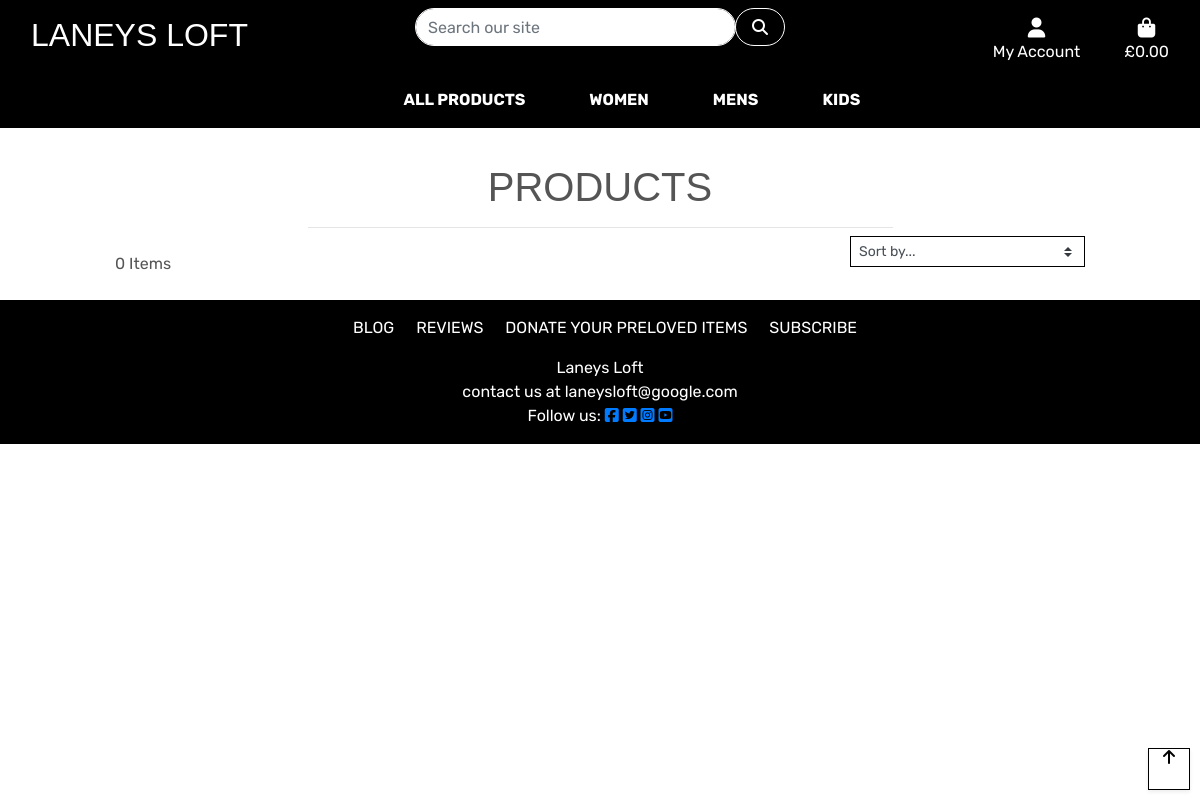
The app's page /items/?category=womens_dress, older data.
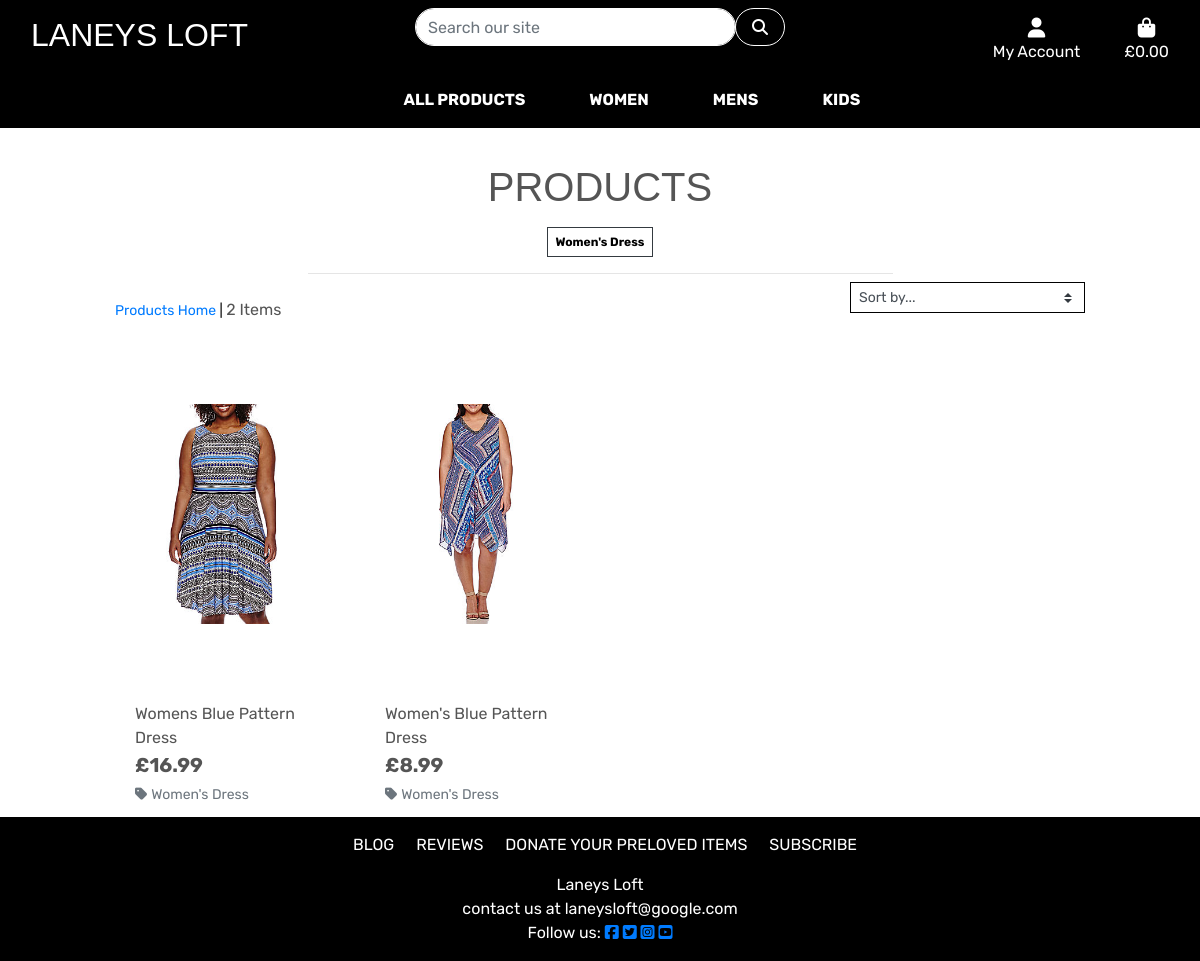
The same page, newer data.
### items/models.py (models this page shows, shortened)
class Category(models.Model):
    class Meta:
        verbose_name_plural = 'Categories'
    name = models.CharField(max_length=254)
    friendly_name = models.CharField(max_length=254, null=True, blank=True)

class Item(models.Model):
    category = models.ForeignKey(
        'Category', null=True, blank=True, on_delete=models.SET_NULL)
    sku = models.UUIDField(
        primary_key=True, default=uuid.uuid4, editable=False, max_length=2254)
    name = models.CharField(max_length=254)
    clothes_type = models.ForeignKey(
        'ClothesType', null=True, blank=True, on_delete=models.SET_NULL)
    men_women_children = models.CharField(
        max_length=200, choices=MEN_WOMEN_CHILDREN, default='na')
    size = models.ForeignKey(
        'Size', null=True, blank=True, on_delete=models.SET_NULL)
    kids_age = models.ForeignKey(
        'KidsAge', null=True, blank=True, on_delete=models.SET_NULL)
    colour = models.ForeignKey(
        'Colour', null=True, blank=True, on_delete=models.SET_NULL)
    brand_or_author = models.ForeignKey(
        'BrandOrAuthor', null=True, blank=True, on_delete=models.SET_NULL)
    description = models.TextField()
    price = models.DecimalField(max_digits=6, decimal_places=2)
    quality = models.CharField(max_length=254)
    image_url = models.URLField(max_length=1024, null=True, blank=True)
    image = models.ImageField(null=True, blank=True)
    quantity = models.IntegerField(null=True, blank=True)

### items/views.py (the view, shortened to what this page needs)
# urls.py: path('', views.all_items, name='items'),
def all_items(request):
    items = Item.objects.filter(quantity__gte=1)
    query = None
    categories = None
    sort = None
    direction = None
    if request.GET:
        if 'category' in request.GET:
            categories = request.GET['category'].split(',')
            items = items.filter(category__name__in=categories)
            categories = Category.objects.filter(name__in=categories)
    if request.GET:
        if 'q' in request.GET:
            query = request.GET['q']
            if not query:
                messages.error(request, "You didn't enter any searh criteria!")
                return redirect(reverse('items'))
            queries = Q(name__icontains=query) | Q(
                description__icontains=query)
            items = items.filter(queries)
    current_sorting = f'{sort}_{direction}'
    context = {
        'items': items,
        'search_term': query,
        'current_categories': categories,
        'current_sorting': current_sorting,
    }
    return render(request, 'items/items.html', context)

### bag/contexts.py (called while the page is built, shortened)
def bag_contents(request):
    bag_items = []
    total = 0
    item_count = 0
    bag = request.session.get('bag', {})
    if total < settings.FREE_DELIVERY_THRESHOLD:
        delivery = total * Decimal(settings.STANDARD_DELIVERY_PERCENTAGE / 100)
        free_delivery_delta = settings.FREE_DELIVERY_THRESHOLD - total
    else:
        delivery = 0
        free_delivery_delta = 0
    grand_total = delivery + total
    context = {
        'bag_items': bag_items,
        'total': total,
        'item_count': item_count,
        'delivery': delivery,
        'free_delivery_delta': free_delivery_delta,
        'free_delivery_threshold': settings.FREE_DELIVERY_THRESHOLD,
        'grand_total': grand_total,
    }
    return context

### items/templates/items/items.html (shortened to what this page needs)
{% extends "base.html" %}
{% load static %}
{% block page_header %}
    <div class="container header-container">
    </div>
{% endblock %}
{% block content %}
    <div class="overlay"></div>
    <div class="container-fluid">
        <div class="row">
            <div class="col text-center mt-3">
                <h1 class="logo-font">Products</h1>
                {% for c in current_categories %}
                    <a class="category-badge text-decoration-none" href="{% url 'items' %}?category={{ c.name }}">
                        <span class="p-2 mt-2 badge badge-white text-black rounded-0 border border-dark">{{ c.friendly_name }}</span>
                    </a>
                {% endfor %}
                <hr class="w-50 mb-1">
            </div>
        </div>
        <div class="row">
            <div class="product-container col-10 offset-1">
                <div class="row mt-1 mb-2">
                    <div class="col-12 col-md-6 my-auto order-md-last d-flex justify-content-center justify-content-md-end">
                        <div class="sort-select-wrapper w-50">
                            <select id="sort-selector" class="custom-select custom-select-sm rounded-0 border border-{% if current_sorting != 'None_None' %}info{% else %}black{% endif %}">
                                <option value="reset" {% if current_sorting == 'None_None' %}selected{% endif %}>Sort by...</option>
                            </select>
                        </div>
                    </div>
                    <div class="col-12 col-md-6 order-md-first">
                        <p class="text mt-3 text-center text-md-left">
                            {% if search_term or current_categories or current_sorting != 'None_None' %}
                                <span class="small text-black"><a href="{% url 'items' %}">Products Home</a> | </span>
                            {% endif %}
                            {{ items|length }} Items{% if search_term %} found for <strong>"{{ search_term }}"</strong>{% endif %}
                        </p>
                    </div>
                </div>
                <div class="row">
                    {% for item in items %}
                        <div class="col-sm-6 col-md-6 col-lg-4 col-xl-3">
                            <div class="card h-100 border-0">
                                {% if item.image %}
                                <a href="{% url 'item_detail' item.sku %}">
                                    <img class="card-img-top item-img-fluid" src="{{ item.image.url }}" alt="{{ item.name }}">
                                </a>
                                {% else %}
                                <a href="{% url 'item_detail' item.sku %}">
                                    <img class="card-img-top item-img-fluid" src="{{ MEDIA_URL }}noimage.png" alt="{{ item.name }}">
                                </a>
                                {% endif %}
                                <div class="card-body pb-0">
                                    <p class="mb-0">{{ item.name }}</p>
                                </div>
                                <div class="card-footer bg-white pt-0 border-0 text-left">
                                    <div class="row">
                                        <div class="col">
                                            <p class="lead mb-0 text-left font-weight-bold">£{{ item.price }}</p>
                                            {% if item.category %}
                                            <p class="small mt-1 mb-0">
                                                <a class="text-muted" href="{% url 'items' %}?category={{item.category.name }}">
                                                    <i class="fas fa-tag mr-1"></i>{{ item.category.friendly_name }}
                                                </a>
                                            </p>
                                            {% endif %}
                                        </div>
                                    </div>
                                </div>
                            </div>
                        </div>
                    {% endfor %}
                </div>
            </div>
        </div>
    </div>
    <div class="btt-button shadow-sm rounded-0 border border-black">
        <a class="btt-link d-flex h-100">
            <i class="fas fa-arrow-up text-black mx-auto my-auto"></i>
        </a>
    </div>
{% endblock %}

### templates/base.html (shortened to what this page needs)
    {% load static %}
<!doctype html>
<html lang="en">
    <head>
        {% block corecss%}
            <link rel="stylesheet" href="https://cdn.jsdelivr.net/npm/bootstrap@4.6.2/dist/css/bootstrap.min.css">
            <link href="//cdn-images.mailchimp.com/embedcode/classic-071822.css" rel="stylesheet" type="text/css">
            <link rel="stylesheet" href="{% static 'css/base.css' %}">
        {% endblock %}
    </head>
    <body>
        <header class="container-fluid fixed-top">
            <div id="topnav" class="row bg-black pt-lg-2 d-none d-lg-flex">
                <div class="col-12 col-lg-4 py-1 py-lg-0 text-center text-lg-left">
                    <a href="{% url 'home' %}" class="nav-link main-logo-link">
                        <h2 class="logo-font text-white my-0">Laneys Loft</h2>
                    </a>
                </div>
                <div class="col-12 col-lg-4 my-auto py-1 py-lg-0">
                    <form method="GET" action="{% url 'items' %}">
                        <div class="input-group w-100">
                            <input class="form-control border border-white rounded-pill" type="text" name="search" placeholder="Search our site" aria-label="Search our site">
                            <div class="input-group-append">
                                <button class="form-control btn btn-black border border-white rounded-pill" type="submit" aria-label="button to search site">
                                    <span class="icon">
                                        <i class="fas fa-search"></i>
                                    </span>
                                </button>
                            </div>
                        </div>
                    </form>
                </div>
                <div class="col-12 col-lg-4 search-box my-auto py-1 py-lg-0">
                    <ul class="list-inline list-unstyled text-center text-lg-right my-0 ">
                        <li class="list-inline-item dropdown">
                            <a class="text-white nav-link" href="#" data-toggle="dropdown" aria-haspopup="true" aria-expanded="false">
                                <div class="text-center">
                                    <div><i class="fas fa-user fa-lg"></i></div>
                                    <p class="my-0">My Account</p>
                                </div>
                            </a>
                        </li>
                        <li class="list-inline-item">
                            <a class="{% if grand_total %}text-info font-weight-bold{% else %}text-white{% endif %} nav-link" href="{% url 'view_bag' %}">
                                <div class="text-center">
                                    <div><i class="fas fa-shopping-bag fa-lg"></i></div>
                                    <p class="my-0">
                                        {% if grand_total %}
                                            £{{ grand_total|floatformat:2 }}
                                        {% else %}
                                            £0.00
                                        {% endif %}
                                    </p>
                                </div>
                            </a>
                        </li>
                    </ul>
                </div>
            </div>
            <div class="row bg-black">
                <nav class="navbar navbar-expand-lg navbar-light w-100">
                    {% include 'includes/mobile-top-header.html' %}
                    {% include 'includes/main-nav.html' %}
                </nav>
            </div>
        </header>
        {% block page_header %}
        {% endblock %}
        {% block content %}
        {% endblock %}
    <footer class="footer mt-auto py-3 bg-black">
        <ul class="list-inline list-unstyled text-center footer-list nav-font">
            <li class="list-inline-item nav-font"><a class="footer_links" href="{% url 'blog_posts' %}" >Blog</a></li>
            <li class="list-inline-item nav-font"><a class="footer_links" href="{% url 'reviews' %}" >Reviews</a></li>
            <li class="list-inline-item nav-font"><a class="footer_links" href="{% url 'donations' %}" >Donate your preloved items</a></li>
            <li class="list-inline-item nav-font"><a class="footer_links" href="{% url 'subscribe' %}">Subscribe</a></li>
        </ul>
        <p class="m-0 text-center text-white">Laneys Loft</p>
        <p class="m-0 text-center text-white" > contact us at laneysloft@google.com</p>
        <p class="m-0 text-center text-white">Follow us:
            <a class="social-links" href="https://www.facebook.com/profile.php?id=100086773137178" target="_blank" rel="noopener"
                aria-label="Please visit our Facebook Page (opens in a new tab)">
                <i class="fab fa-facebook-square ms-3"></i></a>
            <a class="social-links" href="https://twitter.com" target="_blank" rel="noopener"
                aria-label="Please visit our Twitter Page (opens in a new tab)">
                <i class="fab fa-twitter-square ms-3"></i></a>
            <a class="social-links" href="https://www.instagram.com/" target="_blank" rel="noopener"
                aria-label="Please visit our Instagram Page (opens in a new tab)">
                <i class="fab fa-instagram-square ms-3"></i></a>
            <a class="social-links" href="https://youtube.com/" target="_blank" rel="noopener"
                aria-label="Please visit our Youtube Page (opens in a new tab)">
                <i class="fab fa-youtube-square ms-3"></i></a>
        </p>
    </footer>
    </body>
</html>

### templates/includes/mobile-top-header.html (shortened to what this page needs)
<div>
    <ul>
    </ul>
</div>

### templates/includes/main-nav.html (shortened to what this page needs)
<div class="collapse navbar-collapse" id="main-nav">
    <ul class="navbar-nav w-auto mx-auto">
        <li class="nav-item dropdown">
            <a class="nav-font font-weight-bold nav-link text-white mr-5" href="#" id="all-products-link" data-toggle="dropdown" aria-haspopup="true" aria-expanded="false">
                All Products
            </a>
        </li>
        <li class="nav-item dropdown">
            <a class="nav-font font-weight-bold nav-link text-white mr-5" href="#" id="clothing-link" data-toggle="dropdown" aria-haspopup="true" aria-expanded="false">
                women
            </a>
        </li>
        <li class="nav-item dropdown">
            <a class="nav-font font-weight-bold nav-link text-white mr-5" href="#" id="homeware-link" data-toggle="dropdown" aria-haspopup="true" aria-expanded="false">
                Mens
            </a>
        </li>
        <li class="nav-item dropdown">
            <a class="nav-font font-weight-bold nav-link text-white" href="#" id="specials-link" data-toggle="dropdown" aria-haspopup="true" aria-expanded="false">
                Kids
            </a>
        </li>
    </ul>
</div>

### static/css/base.css (style rules this page uses)
html { height: 100%; }
body { background: url('/media/homepage_background_cropped.webp') no-repeat center center fixed; background-size: cover; height: calc(100vh - 164px); color: #555; font-family: 'Rubik'; background-color: lightgrey; }
.header-container { padding-top: 145px; }
.mt-auto, .my-auto { margin-top: 0!important; }
#topnav { line-height: 1.5rem; }
.icon { align-items: center; display: inline-flex; justify-content: center; height: 1.5rem; width: 1.5rem; }
.logo-font { text-transform: uppercase; font-family: 'Alfa Slab One', sans-serif; }
.nav-font { font-family: Rubik, sans-serif; text-transform: uppercase; }
.main-logo-link { width: fit-content; }
.footer_links { color: white; padding-left: 10px; }
.item-img-fluid { width: 100%; height: 28vw; object-fit: contain; }
.btn-black { background: black; color: white; border-radius: 15px; margin-bottom: 15px; }
.text-black { color: #000 !important; }
.border-black { border: 1px solid black !important; }
.bg-black { background:#000 !important; }
.btt-button { height: 42px; width: 42px; position: fixed; bottom: 10px; right: 10px; border-radius: 15px; }
.btt-link { cursor: pointer; }
.overlay { height: 100%; width: 100%; top: 0; left: 0; position: fixed; background: white; z-index: -1; }
@media (min-width: 1200px) { .container { max-width: 80%; } }
@media (min-width: 992px) { .header-container { padding-top: 164px; } }
@media (min-width: 408px) { .header-container { padding-top: 100px; } }
@media (min-width: 992px) { .header-container { padding-top: 147px; } }

Row changes from the older to the newer data that the page shows:
added Category: friendly_name "Women's Dress"
added Item: image (picture), name "Womens Blue Pattern Dress", price "16.99", category.friendly_name "Women's Dress"
added Item: image (picture), name "Women's Blue Pattern Dress", price "8.99", category.friendly_name "Women's Dress"
Text that changed along with them:
{{ items|length }}: "0" → "2"
text now shown: "Products Home |"
